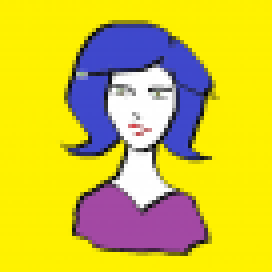
#> input picture original.png, 68 x 68 px (shown 4 times larger)
$ jupyter execute --allow-errors 'IMG PROC TASK Bilateral Filter Final.ipynb'   (shell and % lines are left out)
#> lines starting #> are read from the running program, lines starting #| are printed output that depends on the picture
[cell 1]

import ipywidgets as widgets
import numpy as np
import matplotlib.image as mpimg
import matplotlib.pyplot as plt
import cv2
from IPython.display import clear_output

[cell 2]
gray_img =  cv2.imread('original.png', cv2.IMREAD_GRAYSCALE)
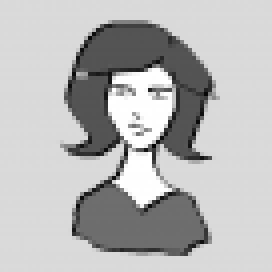
#> gray_img: shape (68, 68) (shown 4 times larger); min 2, max 255, mean 183.9
print("GrayScale Image")
plt.imshow(gray_img, cmap='gray') # GrayScale Image
#> (this line was passed over: IPython is not available in this run)
plt.show()

[cell 3]
param = widgets.IntSlider(
    value=5,
    min=1,
    max=41,
    step=2,
    description='Kernel Size Param:',
    disabled=False,
    continuous_update=False,
    orientation='horizontal',
    readout=True,
    readout_format='d'
)
display(param)
print(param.value)

def on_value_change(change):
    i = int(param.value)
    display(param)
    try:
        # BilateralFilter( src, d, sigmaColor, sigmaSpace)
        # src — исходное изображение 8-битное или с плавающей точкой, 1-канальное или 3-канальное.
        # d — диаметр каждого пикселя окрестности, которая используется в процессе фильтрации.
        # Если значение не является положительным, оно вычисляется из sigmaSpace.
        # sigmaColor — сигма фильтр в цветовом пространстве.
        # sigmaSpace — сигма фильтр  в координатном пространстве.
        img = cv2.bilateralFilter(gray_img, i, i*2, i*2)
        clear_output()
        display(param)
        print('d = ', i)
        plt.imshow(img,  cmap='gray')
        plt.show()
    except:
        clear_output()
        display(param)
        print('d = ', i)
        print('Exception catched')


param.observe(on_value_change, names='value')

[cell 4]
source_images = [
    cv2.imread('original.png', cv2.IMREAD_GRAYSCALE),
    cv2.imread('original.png', cv2.IMREAD_GRAYSCALE)[10:60, 10:60],
    cv2.imread('original.png', cv2.IMREAD_GRAYSCALE),
    cv2.imread('original.png', cv2.IMREAD_GRAYSCALE)
]

min_w = source_images[0].shape[0]
#> min_w = 68
min_h = source_images[0].shape[1]
#> min_h = 68
for val in source_images:
    if (val.shape[0] < min_w):
        min_w = val.shape[0]
    if (val.shape[1] < min_h):
        min_h = val.shape[1]
#> this loop made 4 passes
#> (min_w, min_h) on pass 2: (50, 50)
#> after the loop, min_h = 50; min_w = 50


for i in np.arange(len(source_images)):
    source_images[i] = source_images[i][0:min_w, 0:min_h]
#> this loop made 4 passes
#> after the loop, source_images = 4 items

index = 0
i = 21
#process 1st image
source_images[index] = cv2.bilateralFilter(source_images[index], i, i*2, i*2)
tlt = "Image "+ str(index) + " d = (" + str(i) + ") "
#> (the rest of this cell did not finish here and is left out)
